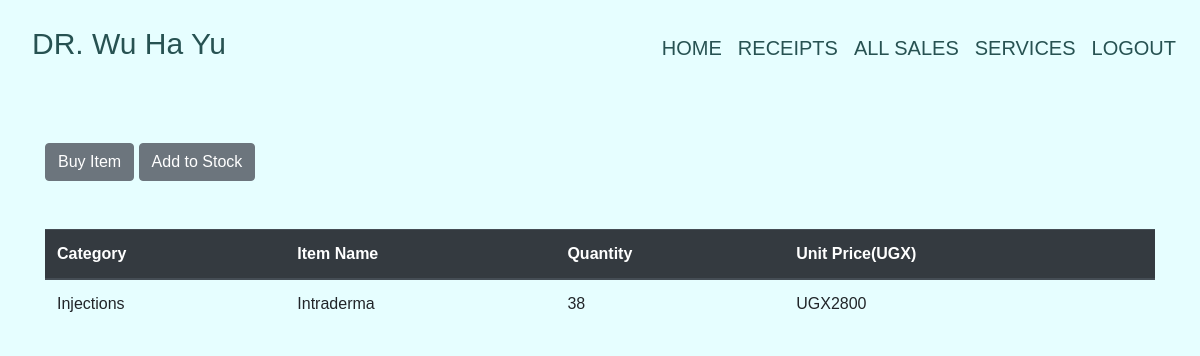
The page /index/21 (signed in) on the database as committed earlier.
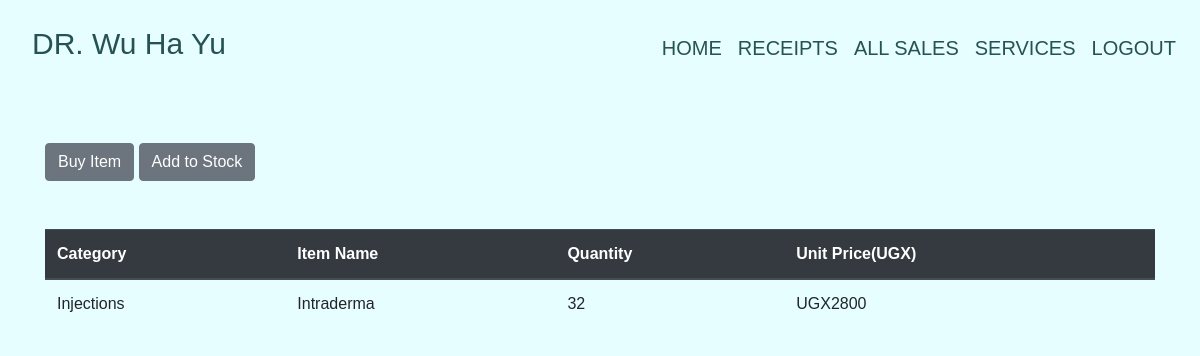
The same page on the database as committed later.
### pharmacy/models.py (models this page shows, shortened)
class Product(models.Model):
    category_name = models.ForeignKey(Category, on_delete=models.CASCADE, null=True, blank = True)
    item_name = models.CharField(max_length =50, null = True, blank = True)
    total_quantity = models.IntegerField(default = 0, null = True, blank = True)
    issued_quantity = models.IntegerField(default = 0, null = True, blank = True)
    received_quantity = models.IntegerField(default = 0, null = True, blank = True)
    unit_price = models.IntegerField(default = 0, null = True, blank = True)
    manufacturer = models.CharField(max_length=50, null = True, blank = True)
    brand = models.CharField(max_length=50, null = True, blank = True)

class Category(models.Model):
    name = models.CharField(max_length=50, null = True, blank = True)
    def __str__(self):
        return self.name

### pharmacy/views.py (the view)
# urls.py: path('index/<int:product_id>', views.product_detail, name = 'product_detail'),
@login_required
def product_detail(request, product_id):
    product = Product.objects.get(id = product_id)
    return render(request, 'products/products_detail.html', {'product': product})

### templates/products/products_detail.html
{% extends 'products/base.html'%} {% block content%}
<br></br>
<div class = "container">
    <a href="{% url 'issue_item' product.id %}" ><input type="submit" value="Buy Item" class="btn btn-secondary" btn type="button"/></a>
    <a href="{% url 'add_to_stock' product.id %}" ><input type= "submit" value="Add to Stock" class="btn btn-secondary btn" type="button"/></a>
</div>
<br></br>
<div class = "container">
  <table class="table">
    <thead class="thead-dark">
      <tr>
        <th scope="col">Category</th>
        <th scope="col">Item Name</th>
        <th scope="col">Quantity</th>
        <th scope="col">Unit Price(UGX)</th>
      </tr>
    </thead>
    <tbody>
      <tr>
        <td>{{product.category_name}}</td>
        <td>{{product.item_name}}</td>
        <td>{{product.total_quantity}}</td>
        <td>UGX{{product.unit_price}}</td>
      </tr>
    </tbody>
  </table>
</div>
{% endblock%}

Rows that differ between the two databases and show on the page:
changed Product "Intraderma": total_quantity "38" → "32"
